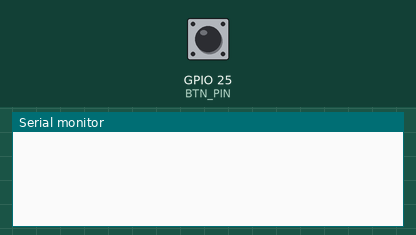
This sketch was run on a simulated ESP32. Parts: the last lines printed to the serial monitor. The inputs (shaded band) are chosen by the test bench; at power-on: GPIO 25 (BTN_PIN) HIGH.

Above: at 1.2 s.
1.3 s: GPIO 25 (BTN_PIN) pulled LOW for 0.15 s
At 2.1 s:
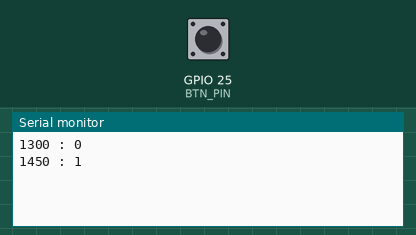
2.9 s: GPIO 25 (BTN_PIN) pulled LOW for 1 s
At 4.5 s:
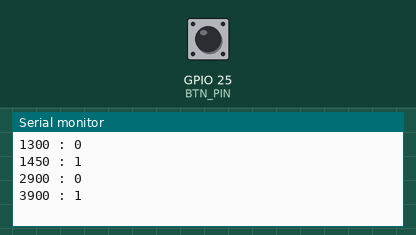
5.4 s: GPIO 25 (BTN_PIN) pulled LOW for 0.15 s
At 6.4 s:
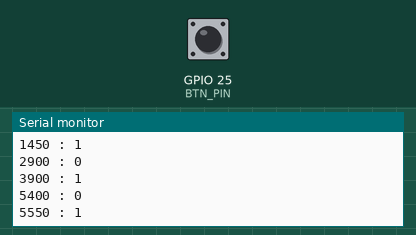
Timing chart, 0 to 8.4 s (numbered marks = the images above; inputs shaded):
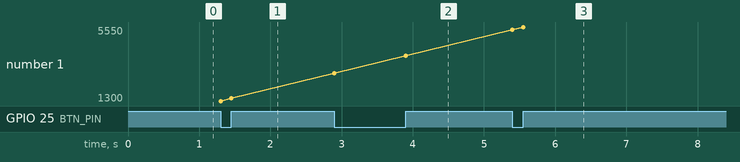

Measured:
- after the input at 1.3 s, the serial monitor: prints a new line at once (image 1)
- after the input at 2.9 s, the serial monitor: prints a new line at once (image 2)
- after the input at 5.4 s, the serial monitor: prints a new line at once (image 3)
- plotted number 1: 1450 → 3900 after the input at 2.9 s, 3900 → 5550 after the input at 5.4 s

The sketch:

2_3_ButtonBounce.ino
```cpp
// 3단계랑 코드 똑같

#define BTN_PIN 25

int prevState = HIGH;

void setup() {
  pinMode(BTN_PIN, INPUT_PULLUP);
  Serial.begin(115200);
}

void loop() {
  int state = digitalRead(BTN_PIN);

  if (state != prevState) {
    Serial.print(millis());
    Serial.print(" : ");
    Serial.println(state);

    prevState = state;
  }
}
```
